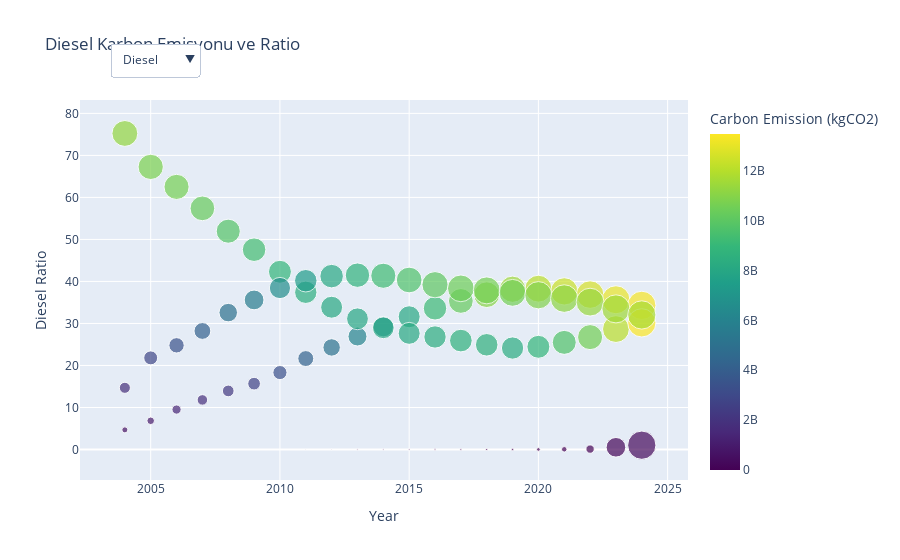

This figure's notebook cell:
### Code cell
df_diesel = df[['Year', 'Diesel Ratio', 'Carbon emission - Diesel (kgCO2)']]
df_gasoline = df[['Year', 'Gasoline Ratio', 'Carbon emission - Gasoline (kgCO2)']]
df_lpg = df[['Year', 'Ratio', 'Karbon salınımı (kgCO2)']]
df_electric = df[['Year', 'Ratio.1', 'Carbon emission (kgCO2)']]


fig_diesel = px.scatter(df_diesel, 
                        x='Year', 
                        y='Diesel Ratio', 
                        size='Carbon emission - Diesel (kgCO2)', 
                        color='Carbon emission - Diesel (kgCO2)', 
                        color_continuous_scale='Viridis', 
                        hover_name='Year', 
                        title='Diesel Karbon Emisyonu ve Ratio',
                        labels={'Diesel Ratio': 'Diesel Ratio', 'Carbon emission - Diesel (kgCO2)': 'Carbon Emission (kgCO2)', 'Year': 'Year'})

fig_gasoline = px.scatter(df_gasoline, 
                          x='Year', 
                          y='Gasoline Ratio', 
                          size='Carbon emission - Gasoline (kgCO2)', 
                          color='Carbon emission - Gasoline (kgCO2)', 
                          color_continuous_scale='Viridis', 
                          hover_name='Year', 
                          title='Gasoline Karbon Emisyonu ve Ratio',
                          labels={'Gasoline Ratio': 'Gasoline Ratio', 'Carbon emission - Gasoline (kgCO2)': 'Carbon Emission (kgCO2)', 'Year': 'Year'})


fig_lpg = px.scatter(df_lpg, 
                     x='Year', 
                     y='Ratio', 
                     size='Karbon salınımı (kgCO2)', 
                     color='Karbon salınımı (kgCO2)', 
                     color_continuous_scale='Viridis', 
                     hover_name='Year', 
                     title='LPG Karbon Emisyonu ve Ratio',
                     labels={'Ratio': 'Ratio', 'Karbon salınımı (kgCO2)': 'Karbon salınımı (kgCO2)', 'Year': 'Year'})


fig_electric = px.scatter(df_electric, 
                          x='Year', 
                          y='Ratio.1', 
                          size='Carbon emission (kgCO2)', 
                          color='Carbon emission (kgCO2)', 
                          color_continuous_scale='Viridis', 
                          hover_name='Year', 
                          title='Electric Karbon Emisyonu ve Ratio',
                          labels={'Ratio.1': 'Ratio.1', 'Carbon emission (kgCO2)': 'Carbon emission (kgCO2)', 'Year': 'Year'})


fig_diesel.update_layout(
    updatemenus=[{
        'buttons': [
            {
                'label': 'Diesel',
                'method': 'update',
                'args': [{'visible': [True, False, False, False]}, {'title': 'Diesel Carbon Emission and Ratio'}]
            },
            {
                'label': 'Gasoline',
                'method': 'update',
                'args': [{'visible': [False, True, False, False]}, {'title': 'Gasoline Carbon Emission and Ratio'}]
            },
            {
                'label': 'LPG',
                'method': 'update',
                'args': [{'visible': [False, False, True, False]}, {'title': 'LPG Carbon Emission and Ratio'}]
            },
            {
                'label': 'Electric',
                'method': 'update',
                'args': [{'visible': [False, False, False, True]}, {'title': 'Electric Carbon Emission and Ratio'}]
            }
        ],
        'direction': 'down',
        'showactive': True,
        'x': 0.05,  # Moved further left
        'xanchor': 'left',
        'y': 1.15,
        'yanchor': 'top'
    }]
)


fig_diesel.add_trace(fig_gasoline.data[0])
fig_diesel.add_trace(fig_lpg.data[0])
fig_diesel.add_trace(fig_electric.data[0])


fig_diesel.show()

### Figure 1 — Plotly figure (JSON) as saved in the notebook; plotly's stock layout.template omitted (floating-point values rounded to 4 significant figures)
{"data": [{"hovertemplate": "<b>%{hovertext}</b><br><br>Year=%{x}<br>Diesel Ratio=%{y}<br>Carbon Emission (kgCO2)=%{marker.color}<extra></extra>", "hovertext": [2004, 2005, 2006, 2007, 2008, 2009, 2010, 2011, 2012, 2013, 2014, 2015, 2016, 2017, 2018, 2019, 2020, 2021, 2022, 2023, 2024], "legendgroup": "", "marker": {"color": [609300000.0, 951800000.0, 1408000000.0, 1843000000.0, 2286000000.0, 2682000000.0, 3332000000.0, 4236000000.0, 5068000000.0, 6023000000.0, 6954000000.0, 8070000000.0, 9175000000.0, 10270000000.0, 11020000000.0, 11500000000.0, 12090000000.0, 12440000000.0, 12690000000.0, 13090000000.0, 13340000000.0], "coloraxis": "coloraxis", "size": [609300000.0, 951800000.0, 1408000000.0, 1843000000.0, 2286000000.0, 2682000000.0, 3332000000.0, 4236000000.0, 5068000000.0, 6023000000.0, 6954000000.0, 8070000000.0, 9175000000.0, 10270000000.0, 11020000000.0, 11500000000.0, 12090000000.0, 12440000000.0, 12690000000.0, 13090000000.0, 13340000000.0], "sizemode": "area", "sizeref": 33360000.0, "symbol": "circle"}, "mode": "markers", "name": "", "orientation": "v", "showlegend": false, "type": "scatter", "x": [2004, 2005, 2006, 2007, 2008, 2009, 2010, 2011, 2012, 2013, 2014, 2015, 2016, 2017, 2018, 2019, 2020, 2021, 2022, 2023, 2024], "xaxis": "x", "y": [4.678, 6.836, 9.507, 11.8, 13.94, 15.67, 18.31, 21.64, 24.29, 26.9, 29.24, 31.6, 33.61, 35.36, 36.85, 38.15, 38.28, 37.64, 36.88, 35.65, 34.31], "yaxis": "y"}, {"hovertemplate": "<b>%{hovertext}</b><br><br>Year=%{x}<br>Gasoline Ratio=%{y}<br>Carbon Emission (kgCO2)=%{marker.color}<extra></extra>", "hovertext": [2004, 2005, 2006, 2007, 2008, 2009, 2010, 2011, 2012, 2013, 2014, 2015, 2016, 2017, 2018, 2019, 2020, 2021, 2022, 2023, 2024], "legendgroup": "", "marker": {"color": [11261211192, 10763955972, 10640593656, 10297905156, 9790047036, 9352381500, 8848124208, 8416149588, 8119786752, 8007226920, 7914276216, 8115639840, 8403994368, 8649768204, 8564443272, 8371487124, 8875650168, 9688616784, 10581012288, 12094166700, 13473533304], "coloraxis": "coloraxis", "size": [11261211192, 10763955972, 10640593656, 10297905156, 9790047036, 9352381500, 8848124208, 8416149588, 8119786752, 8007226920, 7914276216, 8115639840, 8403994368, 8649768204, 8564443272, 8371487124, 8875650168, 9688616784, 10581012288, 12094166700, 13473533304], "sizemode": "area", "sizeref": 33680000.0, "symbol": "circle"}, "mode": "markers", "name": "", "orientation": "v", "showlegend": false, "type": "scatter", "x": [2004, 2005, 2006, 2007, 2008, 2009, 2010, 2011, 2012, 2013, 2014, 2015, 2016, 2017, 2018, 2019, 2020, 2021, 2022, 2023, 2024], "xaxis": "x", "y": [75.23, 67.27, 62.51, 57.4, 51.96, 47.56, 42.31, 37.42, 33.87, 31.11, 28.96, 27.65, 26.79, 25.93, 24.92, 24.15, 24.44, 25.5, 26.75, 28.66, 30.15], "yaxis": "y"}, {"hovertemplate": "<b>%{hovertext}</b><br><br>Year=%{x}<br>Ratio=%{y}<br>Karbon salınımı (kgCO2)=%{marker.color}<extra></extra>", "hovertext": [2004, 2005, 2006, 2007, 2008, 2009, 2010, 2011, 2012, 2013, 2014, 2015, 2016, 2017, 2018, 2019, 2020, 2021, 2022, 2023, 2024], "legendgroup": "", "marker": {"color": [1796328465, 2852375655, 3449119350, 4136175390, 5016207165, 5720141985, 6568577010, 7382287320, 8084108895, 8725541040, 9233793450, 9676179660, 10055764215, 10457147130, 10635799005, 10558766355, 10894690770, 11151217875, 11337600195, 11539611015, 11695381860], "coloraxis": "coloraxis", "size": [1796328465, 2852375655, 3449119350, 4136175390, 5016207165, 5720141985, 6568577010, 7382287320, 8084108895, 8725541040, 9233793450, 9676179660, 10055764215, 10457147130, 10635799005, 10558766355, 10894690770, 11151217875, 11337600195, 11539611015, 11695381860], "sizemode": "area", "sizeref": 29240000.0, "symbol": "circle"}, "mode": "markers", "name": "", "orientation": "v", "showlegend": false, "type": "scatter", "x": [2004, 2005, 2006, 2007, 2008, 2009, 2010, 2011, 2012, 2013, 2014, 2015, 2016, 2017, 2018, 2019, 2020, 2021, 2022, 2023, 2024], "xaxis": "x", "y": [14.69, 21.82, 24.8, 28.22, 32.58, 35.6, 38.44, 40.17, 41.27, 41.49, 41.35, 40.34, 39.23, 38.36, 37.87, 37.28, 36.72, 35.92, 35.08, 33.47, 32.03], "yaxis": "y"}, {"hovertemplate": "<b>%{hovertext}</b><br><br>Year=%{x}<br>Ratio.1=%{y}<br>Carbon emission (kgCO2)=%{marker.color}<extra></extra>", "hovertext": [2004, 2005, 2006, 2007, 2008, 2009, 2010, 2011, 2012, 2013, 2014, 2015, 2016, 2017, 2018, 2019, 2020, 2021, 2022, 2023, 2024], "legendgroup": "", "marker": {"color": [0, 0, 0, 0, 0, 0, 0, 44780.0, 326500.0, 658600.0, 768700.0, 1054000.0, 1200000.0, 1418046, 1776000.0, 2194000.0, 5219000.0, 11690000.0, 27150000.0, 149300000.0, 309500000.0], "coloraxis": "coloraxis", "size": [0, 0, 0, 0, 0, 0, 0, 44780.0, 326500.0, 658600.0, 768700.0, 1054000.0, 1200000.0, 1418046, 1776000.0, 2194000.0, 5219000.0, 11690000.0, 27150000.0, 149300000.0, 309500000.0], "sizemode": "area", "sizeref": 773900.0, "symbol": "circle"}, "mode": "markers", "name": "", "orientation": "h", "showlegend": false, "type": "scatter", "x": [2004, 2005, 2006, 2007, 2008, 2009, 2010, 2011, 2012, 2013, 2014, 2015, 2016, 2017, 2018, 2019, 2020, 2021, 2022, 2023, 2024], "xaxis": "x", "y": ["-", "-", "-", "-", "-", "-", "-", 0.0002958, 0.002023, 0.003802, 0.004179, 0.005336, 0.005681, 0.006314, 0.007679, 0.009406, 0.02135, 0.04572, 0.102, 0.5259, 1.029], "yaxis": "y"}], "layout": {"autosize": true, "coloraxis": {"colorbar": {"title": {"text": "Carbon Emission (kgCO2)"}}, "colorscale": [[0, "#440154"], [0.1111, "#482878"], [0.2222, "#3e4989"], [0.3333, "#31688e"], [0.4444, "#26828e"], [0.5556, "#1f9e89"], [0.6667, "#35b779"], [0.7778, "#6ece58"], [0.8889, "#b5de2b"], [1, "#fde725"]]}, "legend": {"itemsizing": "constant", "tracegroupgap": 0}, "title": {"text": "Diesel Karbon Emisyonu ve Ratio"}, "updatemenus": [{"buttons": [{"args": [{"visible": [true, false, false, false]}, {"title": "Diesel Carbon Emission and Ratio"}], "label": "Diesel", "method": "update"}, {"args": [{"visible": [false, true, false, false]}, {"title": "Gasoline Carbon Emission and Ratio"}], "label": "Gasoline", "method": "update"}, {"args": [{"visible": [false, false, true, false]}, {"title": "LPG Carbon Emission and Ratio"}], "label": "LPG", "method": "update"}, {"args": [{"visible": [false, false, false, true]}, {"title": "Electric Carbon Emission and Ratio"}], "label": "Electric", "method": "update"}], "direction": "down", "showactive": true, "x": 0.05, "xanchor": "left", "y": 1.15, "yanchor": "top"}], "xaxis": {"anchor": "y", "autorange": true, "domain": [0, 1], "range": [2002.0, 2026.0], "title": {"text": "Year"}, "type": "linear"}, "yaxis": {"anchor": "x", "autorange": true, "domain": [0, 1], "range": [-12.95, 88.44], "title": {"text": "Diesel Ratio"}, "type": "linear"}}}
